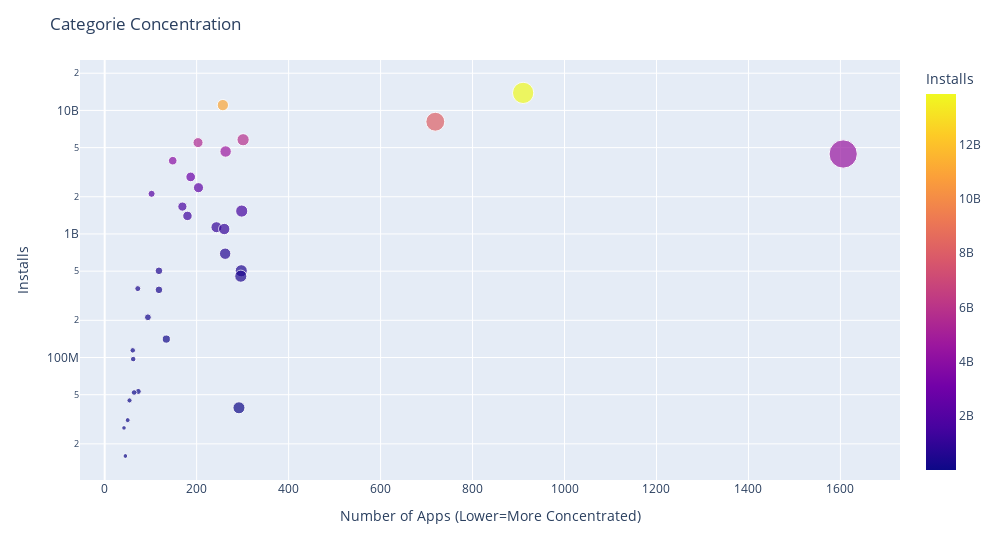

Source (notebook cell):
### Code cell
scatter = px.scatter(cat_merged_df,
                x='App',
                y='Installs',
                color='Installs',
                size='App',
                hover_name=cat_merged_df.index)
scatter.update_layout(
    yaxis=dict(type='log'),
    xaxis_title = 'Number of Apps (Lower=More Concentrated)',
    title='Categorie Concentration',
    width=1000
)
scatter.show()

### Figure 1 — Plotly figure (JSON) as saved in the notebook; plotly's stock layout.template omitted (floating-point values rounded to 4 significant figures)
{"data": [{"hovertemplate": "<b>%{hovertext}</b><br><br>App=%{marker.size}<br>Installs=%{marker.color}<extra></extra>", "hovertext": ["GAME", "COMMUNICATION", "TOOLS", "PRODUCTIVITY", "SOCIAL", "PHOTOGRAPHY", "FAMILY", "VIDEO_PLAYERS", "TRAVEL_AND_LOCAL", "NEWS_AND_MAGAZINES", "ENTERTAINMENT", "BOOKS_AND_REFERENCE", "PERSONALIZATION", "SHOPPING", "HEALTH_AND_FITNESS", "SPORTS", "BUSINESS", "LIFESTYLE", "MAPS_AND_NAVIGATION", "FINANCE", "WEATHER", "EDUCATION", "FOOD_AND_DRINK", "DATING", "ART_AND_DESIGN", "HOUSE_AND_HOME", "AUTO_AND_VEHICLES", "LIBRARIES_AND_DEMO", "COMICS", "MEDICAL", "PARENTING", "BEAUTY", "EVENTS"], "legendgroup": "", "marker": {"color": [13858762717, 11039241530, 8099724500, 5788070180, 5487841475, 4649143130, 4437554490, 3916897200, 2894859300, 2369110650, 2113660000, 1665791655, 1532352930, 1400331540, 1134006220, 1096431465, 692018120, 503611120, 503267560, 455249400, 361096500, 352852000, 211677750, 140912410, 114233100, 97082000, 53129800, 52083000, 44931100, 39162676, 31116110, 26916200, 15949410], "coloraxis": "coloraxis", "size": [910, 257, 719, 301, 203, 263, 1606, 148, 187, 204, 102, 169, 298, 180, 243, 260, 262, 297, 118, 296, 72, 118, 94, 134, 61, 62, 73, 64, 54, 292, 50, 42, 45], "sizemode": "area", "sizeref": 4.015, "symbol": "circle"}, "mode": "markers", "name": "", "orientation": "v", "showlegend": false, "type": "scatter", "x": [910, 257, 719, 301, 203, 263, 1606, 148, 187, 204, 102, 169, 298, 180, 243, 260, 262, 297, 118, 296, 72, 118, 94, 134, 61, 62, 73, 64, 54, 292, 50, 42, 45], "xaxis": "x", "y": [13858762717, 11039241530, 8099724500, 5788070180, 5487841475, 4649143130, 4437554490, 3916897200, 2894859300, 2369110650, 2113660000, 1665791655, 1532352930, 1400331540, 1134006220, 1096431465, 692018120, 503611120, 503267560, 455249400, 361096500, 352852000, 211677750, 140912410, 114233100, 97082000, 53129800, 52083000, 44931100, 39162676, 31116110, 26916200, 15949410], "yaxis": "y"}], "layout": {"coloraxis": {"colorbar": {"title": {"text": "Installs"}}, "colorscale": [[0, "#0d0887"], [0.1111, "#46039f"], [0.2222, "#7201a8"], [0.3333, "#9c179e"], [0.4444, "#bd3786"], [0.5556, "#d8576b"], [0.6667, "#ed7953"], [0.7778, "#fb9f3a"], [0.8889, "#fdca26"], [1, "#f0f921"]]}, "legend": {"itemsizing": "constant", "tracegroupgap": 0}, "margin": {"t": 60}, "title": {"text": "Categorie Concentration"}, "width": 1000, "xaxis": {"anchor": "y", "domain": [0, 1], "title": {"text": "Number of Apps (Lower=More Concentrated)"}}, "yaxis": {"anchor": "x", "domain": [0, 1], "title": {"text": "Installs"}, "type": "log"}}}
